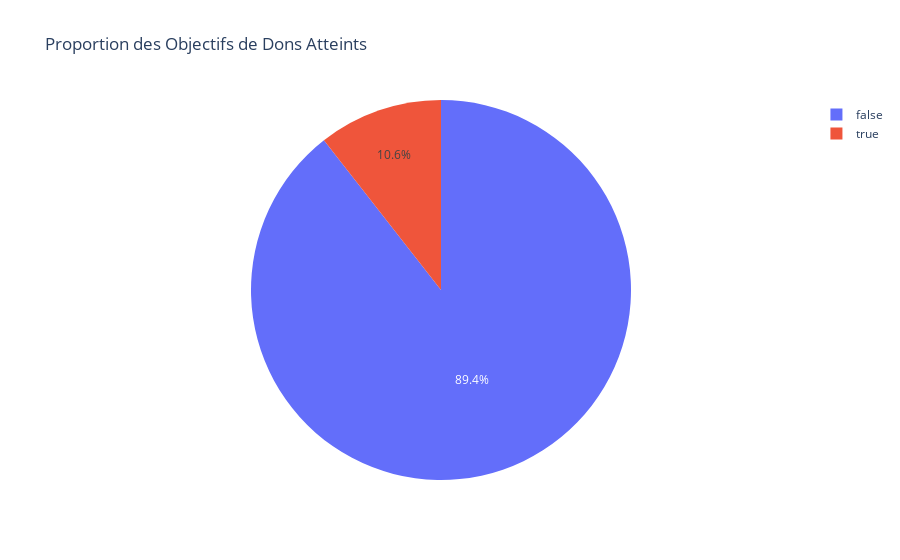

Here is the notebook cell this chart was saved with:
### Markdown cell above
### Analyse des Objectifs de Dons

### Code cell
# Analyse des objectifs de dons
accomplished_goals = donation_goals['accomplished'].value_counts()

fig = px.pie(accomplished_goals, values=accomplished_goals.values, names=accomplished_goals.index,
             title='Proportion des Objectifs de Dons Atteints',
             labels={'names': 'Statut', 'values': 'Nombre d\'Objectifs'},
             color_discrete_map={True: 'green', False: 'red'})
fig.show()

# Relation entre les objectifs et les dons totaux
goals_per_streamer = donation_goals.groupby('streamer_name')['id'].count().reset_index()
goals_per_streamer.rename(columns={'id': 'goal_count'}, inplace=True)

streamers_with_goals = pd.merge(streamers, goals_per_streamer, left_on='name', right_on='streamer_name', how='left')
streamers_with_goals['goal_count'].fillna(0, inplace=True)

fig = px.scatter(streamers_with_goals, x='goal_count', y='total_donations',
                 title='Nombre d\'Objectifs par Streamer vs. Dons Totals',
                 labels={'goal_count': 'Nombre d\'Objectifs', 'total_donations': 'Total des Dons (€)'},
                 hover_name='name',
                 size='total_donations',
                 color='goal_count',
                 size_max=60)
fig.show()

### Figure 1 — Plotly figure (JSON) as saved in the notebook; plotly's stock layout.template omitted (floating-point values rounded to 4 significant figures)
{"data": [{"domain": {"x": [0, 1], "y": [0, 1]}, "hovertemplate": "accomplished=%{label}<br>Nombre d'Objectifs=%{value}<extra></extra>", "labels": [false, true], "legendgroup": "", "name": "", "showlegend": true, "type": "pie", "values": [4867, 575]}], "layout": {"legend": {"tracegroupgap": 0}, "title": {"text": "Proportion des Objectifs de Dons Atteints"}}}
